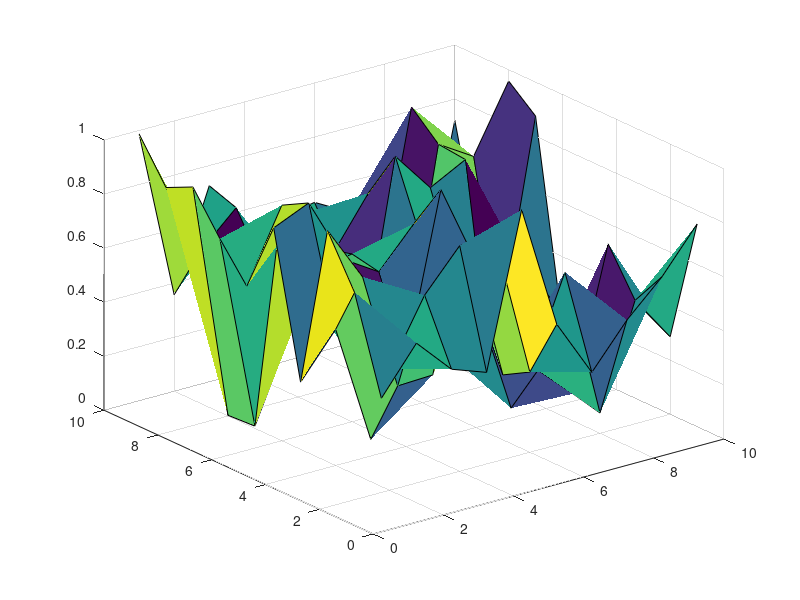

This figure's MATLAB source:
figure('Units', 'pixels', 'Position', [100 100 560 420]);
ax = axes('Units', 'normalized');
x = rand(10);
surf(x)
disp('Screen DPI:')
disp(get(0,'ScreenPixelsPerInch'))
disp('Axes Position:')
disp(get(gca,'Position'))
